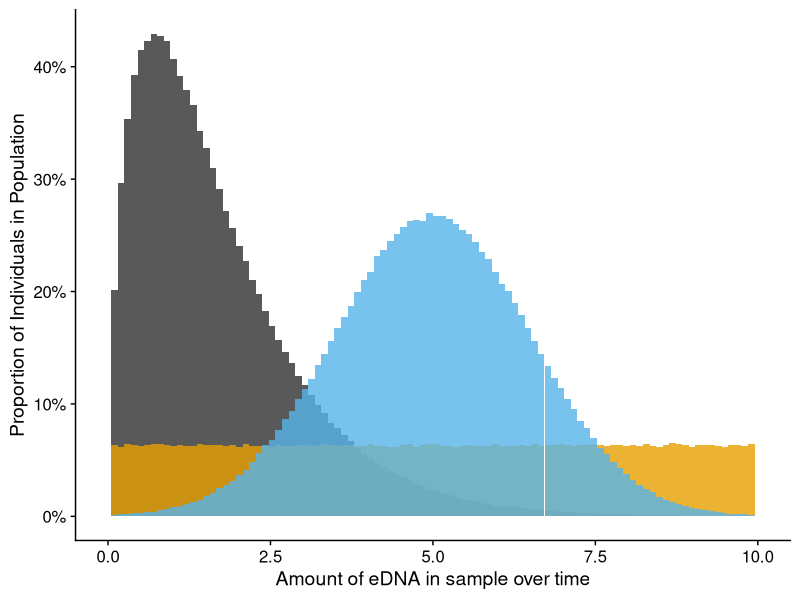
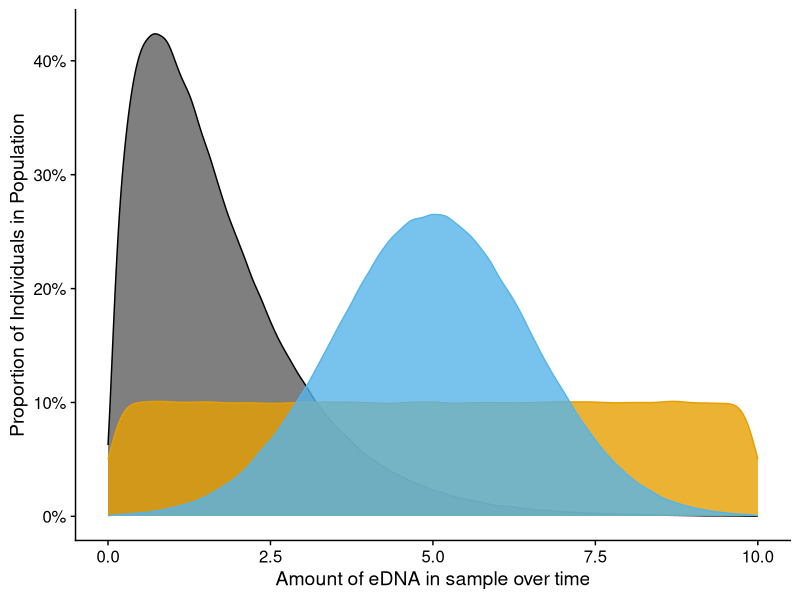
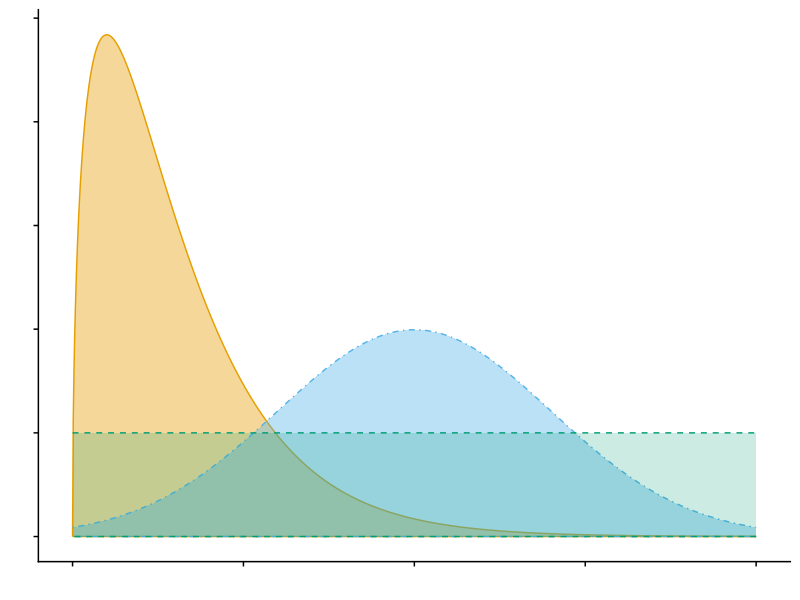
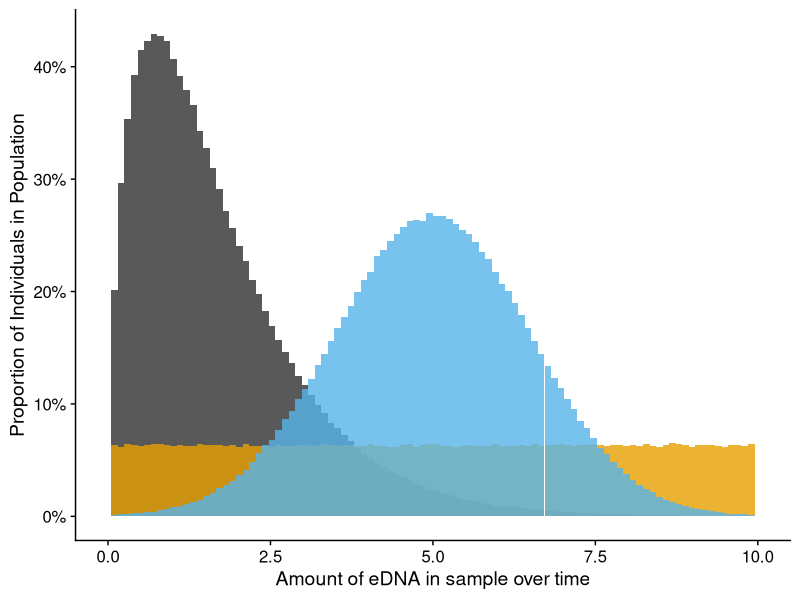
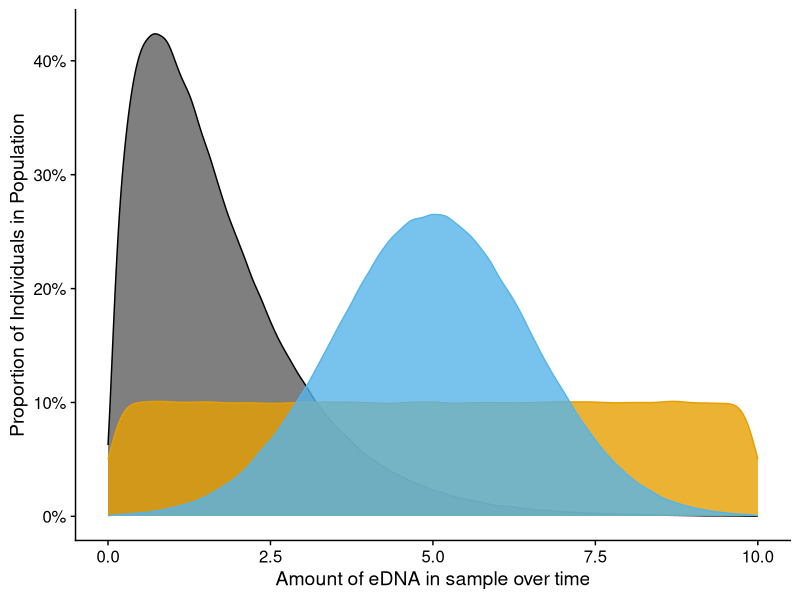
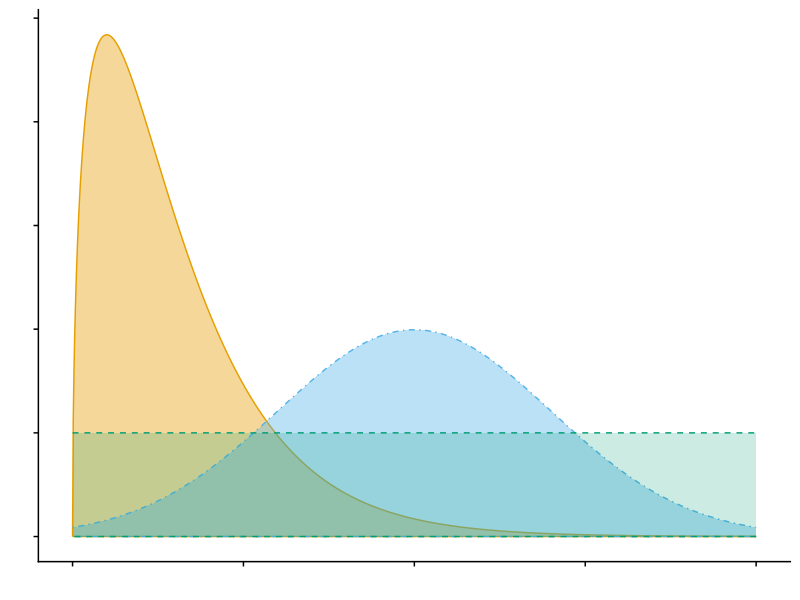

Reproduce these figures in R, in order.
# make figures of distributions

library(tidyverse)
library(ggfortify)
library(ggthemes)
library(cowplot)
library(scales)
# get colorblind palette
# scales::show_col(ggthemes::colorblind_pal()(8))
colblind_pal <- ggthemes::colorblind_pal()(4)


# Make Distributions ------------------------------------------------------

nnorm <- rnorm(1e6, mean = 5, sd=1.5)
nunif <- runif(1e6, min=-5, max=11)
ngam <- rgamma(1e6, shape = 1.7)

# make dataframe
df <- tibble(norm = nnorm, unif = nunif, gamma=ngam)


# Histogram Plots ---------------------------------------------------------

# geom histogram 
ggplot() + 
  geom_histogram(data=df, aes(gamma), bins = 100) +
  geom_histogram(data=df, aes(unif), fill=colblind_pal[2], bins=100, alpha=0.8) +
  geom_histogram(data=df, aes(norm), fill=colblind_pal[3], bins=100, alpha=0.8) +
  xlim(c(0,10)) +
  scale_y_continuous(labels = percent_format(scale =1e-3)) +
  theme_cowplot() +
  labs(
       y="Proportion of Individuals in Population",
       x="Amount of eDNA in sample over time")

ggsave(filename = "figs/edna_distributions_in_sample_histogram.png", 
       width = 10, height = 8, dpi=300)

# Density Plots -----------------------------------------------------------

ggplot() + 
  geom_density(data=df, aes(gamma), fill="gray50") +
  geom_density(data=df, aes(unif), color=colblind_pal[2],
               fill=colblind_pal[2], alpha=0.8) +
  geom_density(data=df, aes(norm), color=colblind_pal[3],
               fill=colblind_pal[3], alpha=0.8) +
  xlim(c(0,10)) +
  scale_y_continuous(labels = percent_format(scale =100)) +
  theme_cowplot() +
  labs( 
       y="Proportion of Individuals in Population",
       x="Amount of eDNA in sample over time")
ggsave(filename = "figs/edna_distributions_in_sample_density.png", 
       width = 10, height = 8, dpi=300)

# ggdistribution Plots ----------------------------------------------------


# using ggdistribution

# gamma left shifted
pgam <- ggdistribution(dgamma, seq(0, 10, 0.01), shape=1.5, 
                    colour = colblind_pal[2], 
                    fill = colblind_pal[2], alpha=0.4)
# normal dist
pnorm <- ggdistribution(dnorm, seq(0, 10, 0.01), mean = 5, sd=2,
                    colour = colblind_pal[3], linetype = 4,
                    fill = colblind_pal[3], alpha=0.4, p = pgam)
# log normal so left skewed like gamma
# p <- ggdistribution(dlnorm, seq(0, 10, 0.01), 
#                     meanlog = 0.5, colour = 'cyan4', p = p)
# uniform
punif <- ggdistribution(dunif, seq(0, 10, 0.01), min=0, max=10,
                    colour = colblind_pal[4],linetype = 2,
                    fill = colblind_pal[4], alpha=0.2, p=pnorm)

# plot together
(tst <- punif + theme_cowplot() +
    ylab("Proportion of Individuals in Population") +
    xlab("Amount of eDNA in sample over time")) +
  theme(axis.text.x = element_blank(),
        axis.text.y = element_blank())
ggsave(filename = "figs/edna_distributions_in_sample_ggdistrib_blank.png", 
       width = 10, height = 8, dpi=300)
